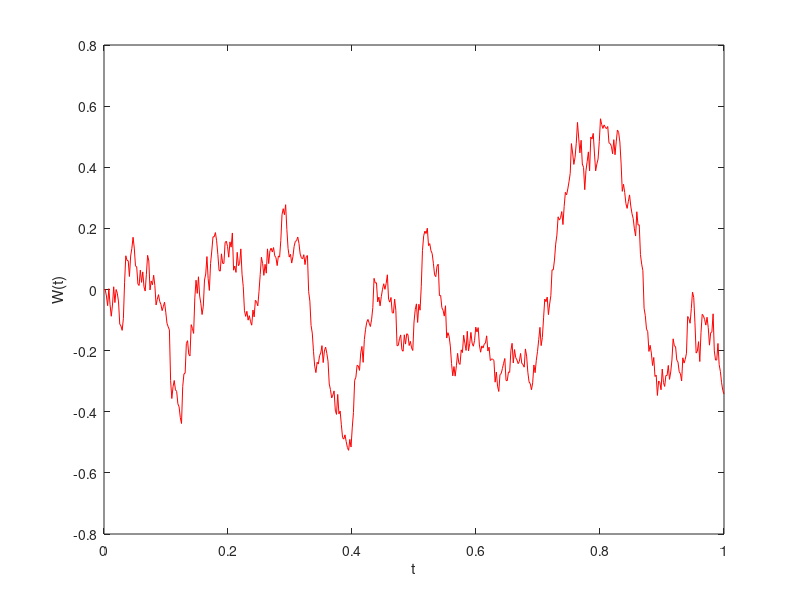
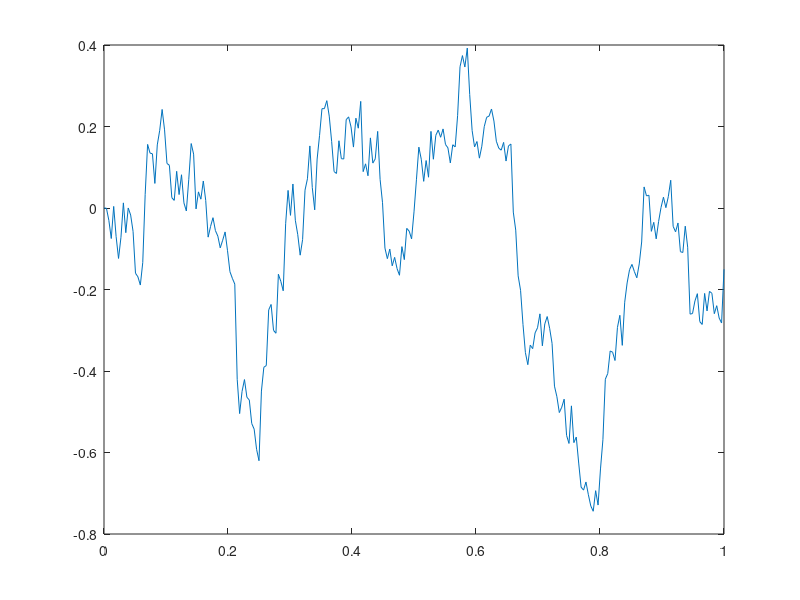

These charts were generated, in order, by the following MATLAB code: (Note: this script raises an error after producing the figures.)
%% ====== Task 1 ====== %%
clear
close all

rng(42);

T = 1; 
N = 512; 
dt = T/N;

rands = randn(1,N);
sqrt_dt = sqrt(dt);

dW = sqrt_dt.*rands;
W = cumsum(dW);

figure();
plot(0:dt:T, [0,W], "r-")
xlabel('t')
ylabel('W(t)')

%% ====== Task 2 ====== %%
clear
close all

rng(42)

T = 1; 
N = 256; 
dt = T/N;
N_discs = 4;

sqrt_dt = sqrt(dt);
rands = randn(1,N);

dW = sqrt_dt*rands;
W = cumsum(dW);

figure();
plot(0:dt:T, [0,W], "DisplayName", sprintf("N=%d, dt=%0.4f", N, dt))
hold on
for i=2:N_discs
    dW = coarsen(dW, 2);
    N = size(dW,2);
    dt = T/N;
    W = cumsum(dW);

    plot(0:dt:T, [0,W], "DisplayName", sprintf("N=%d, dt=%0.4f", N, dt))
    hold on
end
legend()
xlabel('t')
ylabel('W(t)')

%% ====== Task 3 ====== %%
clear
close all

rng(42)

T = 2;
dt = 2^(-7);
N = cast(floor(T/dt), "int16");

sqrt_dt = sqrt(dt);

N_procs = [100, 1000, 10000];

means_Wt = zeros(size(N_procs,2),N);
vars_Wt = zeros(size(N_procs,2),N);

for i=1:size(N_procs,2)
    N_p = N_procs(i);
    rands = randn(N_p,N);
    
    dW = sqrt_dt*rands;
    W = cumsum(dW,2);

    means_Wt(i,:) = mean(W,1);
    vars_Wt(i,:) = var(W,1,1);
end

figure();
for i=1:size(N_procs,2)
    mean_Wt = means_Wt(i,:);
    plot(0:dt:T, [0,mean_Wt], "DisplayName", sprintf("Realizations=%d", N_procs(i)))
    hold on
end
legend()
xlabel('t', FontSize=14)
ylabel('E[W(t)]',FontSize=14)

figure();
for i=1:size(N_procs,2)
    var_Wt = vars_Wt(i,:);
    plot(0:dt:T, [0,var_Wt], "DisplayName", sprintf("Realizations=%d", N_procs(i)))
    hold on
end
legend()
xlabel('t', FontSize=14)
ylabel('V[W(t)]', FontSize=14)




